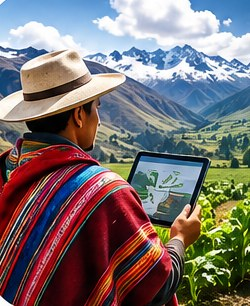
#> input picture assets/illustrations/agricultor_campo.jpg, 250 x 306 px; its folder holds only this picture in this run
$ python crop_identity_assets.py ../assets/illustrations/agricultor_campo.jpg ../assets/illustrations
#> lines starting #> are read from the running program, lines starting #| are printed output that depends on the picture; after the words box and inside, x2 and y2 are one past the last pixel; in counts of white or black regions, pixels touching at a corner belong together
"""Recorta la lÃ¡mina de identidad visual en recursos individuales para la app."""
import sys
from pathlib import Path
from PIL import Image, ImageDraw, ImageChops

src = Image.open(sys.argv[1]).convert('RGB')
#> src is the input picture: PIL image 250x306 RGB; mean R, G, B 121.2, 111.5, 111.3
root = Path(sys.argv[2])
A = root / 'assets'
for d in ['branding', 'icons/modules', 'crops', 'illustrations']:
    (A / d).mkdir(parents=True, exist_ok=True)

def rounded_mask(size, radius):
#> called with size = (1024, 1024), radius = 220
    m = Image.new('L', size, 0)
#> m: PIL image 1024x1024 L; every value is 0
    ImageDraw.Draw(m).rounded_rectangle((0, 0, size[0] - 1, size[1] - 1), radius=radius, fill=255)
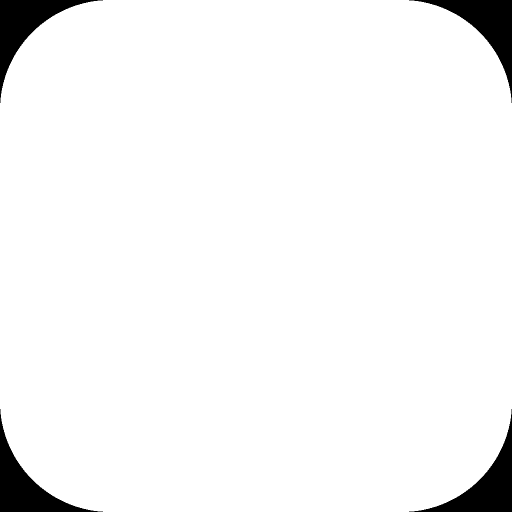
#> m: PIL image 1024x1024 L (shown at 1/2 size); 96% white; 4 black regions, box (x1, y1, x2, y2) and area: (0, 0, 206, 206) 10453, (818, 0, 1024, 206) 10453, (0, 818, 206, 1024) 10453, (818, 818, 1024, 1024) 10453
    return m

def knockout(img, lo, hi, metric=min):
    """Fondo claro -> transparente segÃºn el canal mÃ­nimo (blanco/verde muy claro)."""
    img = img.convert('RGBA')
    px = img.load()
    for y in range(img.height):
        for x in range(img.width):
            r, g, b, _ = px[x, y]
            m = metric((r, g, b))
            a = 255 if m <= lo else 0 if m >= hi else int(255 * (hi - m) / (hi - lo))
            px[x, y] = (r, g, b, a)
    bbox = img.getchannel('A').point(lambda v: 255 if v > 40 else 0).getbbox()
    return img.crop(bbox) if bbox else img

def pad_square(img, margin=0.0):
    side = int(max(img.size) * (1 + margin))
    canvas = Image.new('RGBA', (side, side), (0, 0, 0, 0))
    canvas.paste(img, ((side - img.width) // 2, (side - img.height) // 2), img)
    return canvas

# 1) Icono de app (sin sombra ni bordes de la lÃ¡mina) con esquinas redondeadas.
icon = src.crop((58, 40, 372, 346)).resize((1024, 1024), Image.LANCZOS).convert('RGBA')
icon.putalpha(rounded_mask(icon.size, 220))
icon.resize((512, 512), Image.LANCZOS).save(A / 'branding/app_icon.png', optimize=True)
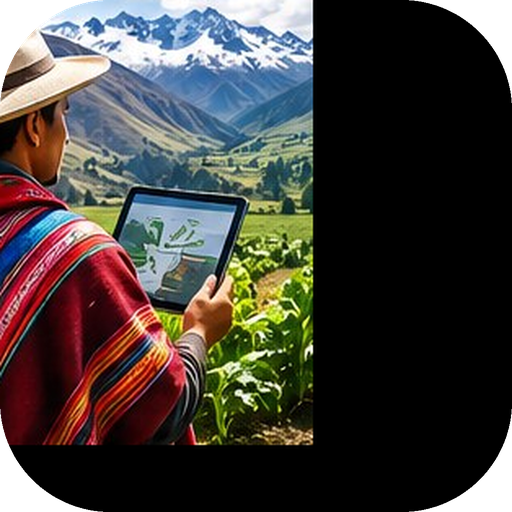
#> saved as app_icon.png: PIL image 512x512 RGBA; mean R, G, B, A 58.9, 54.3, 50.6, 244.8; transparent parts drawn white

# Launcher Android (legacy) en todas las densidades.
res = root / 'android/app/src/main/res'
for folder, px in {'mdpi': 48, 'hdpi': 72, 'xhdpi': 96, 'xxhdpi': 144, 'xxxhdpi': 192}.items():
    icon.resize((px, px), Image.LANCZOS).save(res / f'mipmap-{folder}/ic_launcher.png', optimize=True)
    # Adaptive icon: arte dentro de la zona segura (66%) sobre lienzo de 108dp.
    fg_px = int(px * 108 / 48)
    art = src.crop((70, 52, 362, 336)).resize((int(fg_px * 0.70),) * 2, Image.LANCZOS).convert('RGBA')
    fg = Image.new('RGBA', (fg_px, fg_px), (0, 0, 0, 0))
    fg.paste(art, ((fg_px - art.width) // 2,) * 2)
    fg.save(res / f'mipmap-{folder}/ic_launcher_foreground.png', optimize=True)
#> this loop made 5 passes
#> pass 1, `fg.save(res / f'mipmap-{folder}/ic_launcher_foreground.png', optimize=..`:
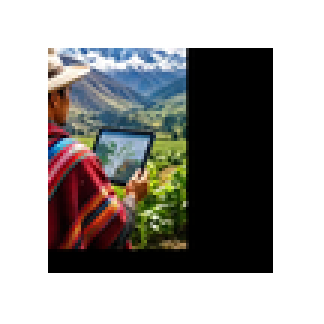
#> saved as ic_launcher_foreground.png: PIL image 108x108 RGBA (shown 3 times larger); mean R, G, B, A 29.4, 27.4, 25, 123; transparent parts drawn white
#> after the loop:
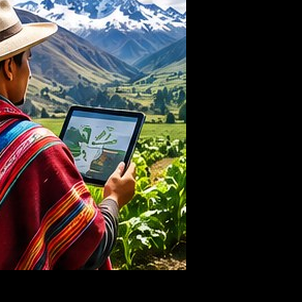
#> art: PIL image 302x302 RGBA; mean R, G, B, A 60.8, 56.8, 52, 255
#> after the loop:
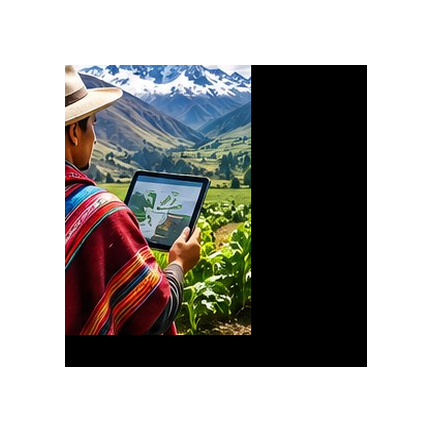
#> fg: PIL image 432x432 RGBA; mean R, G, B, A 29.7, 27.8, 25.4, 124.6; transparent parts drawn white

# Splash nativo: icono centrado en lienzo 1152 (Android 12 recorta en cÃ­rculo de 768).
splash = Image.new('RGBA', (1152, 1152), (0, 0, 0, 0))
#> splash: PIL image 1152x1152 RGBA; every value is 0
small = icon.resize((620, 620), Image.LANCZOS)
splash.paste(small, (266, 266), small)
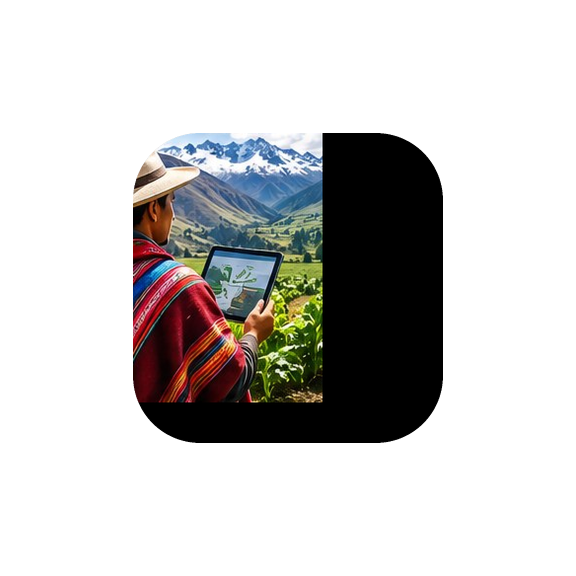
#> splash: PIL image 1152x1152 RGBA (shown at 1/2 size); mean R, G, B, A 17, 15.7, 14.6, 70.9; transparent parts drawn white
splash.save(A / 'branding/splash_logo.png', optimize=True)

# 2) Logotipo con fondo transparente.
logo = knockout(src.crop((425, 38, 930, 335)), 175, 212, metric=lambda c: sum(c) / 3)
#> in knockout, `bbox = img.getchannel('A').point(lambda v: 255 if v > 40 else 0).getbb..`: bbox = (0, 0, 505, 297)
logo.save(A / 'branding/logo.png', optimize=True)

# 3) Iconos de mÃ³dulos (glifo sin el fondo verde claro de la baldosa).
names1 = ['inicio', 'recomendaciones', 'clima', 'historial', 'perfil', 'configuracion', 'seguridad', 'notificaciones']
names2 = ['mapa', 'estadisticas', 'cultivos', 'suelo', 'agua', 'buscar', 'favoritos', 'informacion']
xs = [99, 290, 480, 670, 859, 1047, 1238, 1426]
for names, (y0, y1) in [(names1, (397, 484)), (names2, (553, 642))]:
    for name, x in zip(names, xs):
        g = knockout(src.crop((x - 47, y0, x + 47, y1)), 165, 205)
        pad_square(g, 0.06).resize((144, 144), Image.LANCZOS).save(A / f'icons/modules/{name}.png', optimize=True)
#> this loop made 2 passes
#> pass 1, `pad_square(g, 0.06).resize((144, 144), Image.LANCZOS).save(A / f'icons..`:
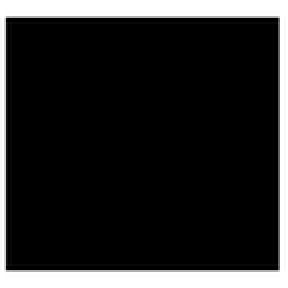
#> saved as inicio.png: PIL image 144x144 RGBA (shown 2 times larger); mean R, G, B, A 0, 0, 0, 212.9; transparent parts drawn white

# 4) Ilustraciones / banners (JPEG optimizado).
for name, box in {
    'banner_campo': (962, 36, 1508, 346),
    # Sólo la foto del agricultor (sin el texto incrustado del banner).
    'agricultor_campo': (968, 40, 1218, 346),
    'agricultura_inteligente': (24, 717, 387, 977),
    'paisaje_andino': (408, 717, 753, 977),
    'app_promo': (780, 719, 1193, 977),
}.items():
    src.crop(box).save(A / f'illustrations/{name}.jpg', quality=88, optimize=True)
#> this loop made 5 passes
#> (name, box) on passes 1 to 5: ('banner_campo', (962, 36, 1508, 346)), ('agricultor_campo', (968, 40, 1218, 346)), ('agricultura_inteligente', (24, 717, 387, 977)), ('paisaje_andino', (408, 717, 753, 977)), ('app_promo', (780, 719, 1193, 977))

# 5) Fotos de cultivos identificables con seguridad (el resto mantiene su ilustraciÃ³n SVG).
crops = {'papa': (0, 0), 'kiwicha': (1, 0), 'maiz': (2, 0), 'quinua': (1, 1), 'oca': (2, 1)}
for name, (c, r) in crops.items():
    x0 = [1217, 1319, 1421][c]; y0 = [783, 882][r]
    src.crop((x0, y0, x0 + 93, y0 + 93)).resize((192, 192), Image.LANCZOS).save(
        A / f'crops/{name}.jpg', quality=90, optimize=True)
print('ok')
